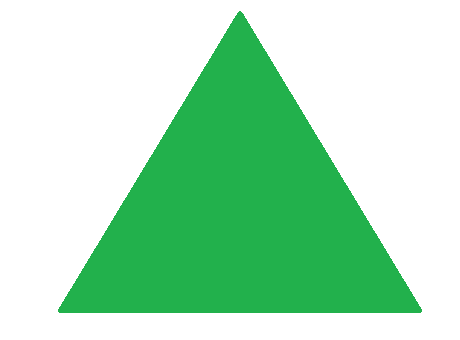
#> input picture trangle.png, 460 x 340 px
$ python trangleDetection.py
#> lines starting #> are read from the running program, lines starting #| are printed output that depends on the picture; after the words box and inside, x2 and y2 are one past the last pixel; in counts of white or black regions, pixels touching at a corner belong together
import cv2

img = cv2.imread("trangle.png")
#> img is the input picture: shape (340, 460, 3); mean B, G, R 191, 227.1, 175.9
gray = cv2.cvtColor(img,cv2.COLOR_BGR2GRAY)
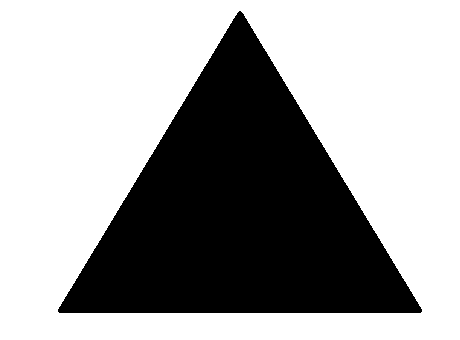
#> gray: shape (340, 460); values 123 (black) and 255 (white), 64.2% white; 1 black region, box (x1, y1, x2, y2) and area: (58, 11, 422, 313) 55960
_,thresh = cv2.threshold(gray,240,255,cv2.THRESH_BINARY)
#> thresh: shape (340, 460); 64.2% white; 1 black region
counter,hierarchy = cv2.findContours(thresh,cv2.RETR_TREE,cv2.CHAIN_APPROX_SIMPLE)
#> counter = 2 contours; box (x1, y1, x2, y2) and area: (0, 0, 460, 340) 155601, (57, 10, 423, 314) 56443

cv2.drawContours(img,counter,-1,(0,0,255),4)
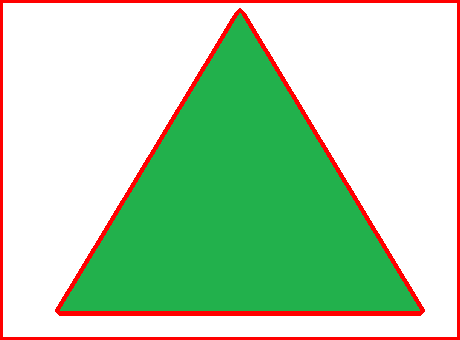
#> img: shape (340, 460, 3); 6.14% of pixels changed, all inside (x1, y1, x2, y2) = (0, 0, 460, 340)
cv2.imshow("img",img)

cv2.waitKey(0)
cv2.destroyAllWindows()
